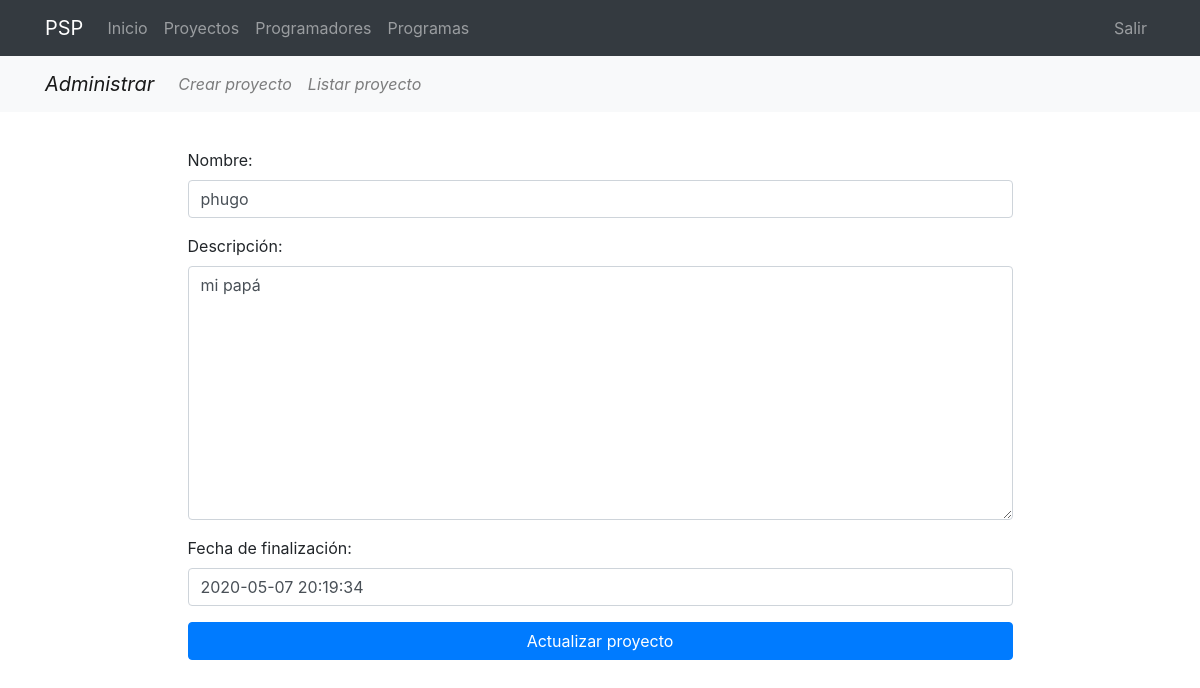
The page /projects/update/4/ (signed in) on the database its author committed.
### projects/models.py (models this page shows, shortened)
class Project(models.Model):
    name = models.CharField(verbose_name="Nombre", max_length=200)
    description = models.TextField(verbose_name="Descripción")
    created = models.DateTimeField(auto_now_add=True, verbose_name="Fecha de creación")
    updated = models.DateTimeField(auto_now=True, verbose_name="Fecha de edición")
    finished = models.DateTimeField(verbose_name="Fecha de finalización", null=True, blank=True)
    class Meta:
        verbose_name = "Proyecto"
        verbose_name_plural = "Proyectos"
        ordering = ['name', 'created']

### projects/views.py (the view, shortened to what this page needs)
# urls.py: path('update/<int:pk>/', ProjectUpdate.as_view(), name='project_update'),
@method_decorator(staff_member_required, name='dispatch')
class ProjectUpdate(UpdateView):
    model = Project
    form_class = ProjectForm
    template_name_suffix = '_update_form'

### projects/forms.py
class ProjectForm(forms.ModelForm):
    class Meta:
        model = Project
        fields = ['name', 'description', 'finished']
        widgets = {
            'name':forms.TextInput(attrs={'class':'form-control'}),
            'description':forms.Textarea(attrs={'class':'form-control'}),
            'finished':forms.DateTimeInput(attrs={'class':'form-control', 'placeholder':'dd/mm/yyyy h:m:s'}),
        }

### projects/templates/projects/project_update_form.html (shortened to what this page needs)
{% extends 'core/base.html' %}
{% load static %}
{% block content %}
{% include 'projects/includes/projects_menu.html'%}
<main role="main">
  <div class="container">
    <div class="row mt-3 mb-5">
      <div class="col-md-9 mx-auto">
        <form action="" method="post">{% csrf_token %}
            {{ form.as_p }}
          <div class="text-center">
            <input type="submit" class="btn btn-primary btn-block" value="Actualizar proyecto" />
          </div>
        </form>
      </div>
    </div>
  </div>
</main>
{% endblock %}

### core/static/core/css/main.css (style rules this page uses)
main { padding-top: 20px; }
:root { --jumbotron-padding-y: 3rem; }

### rows shown on the page
Project: name "phugo", description "mi papá", finished "2020-05-07 20:19:34"
